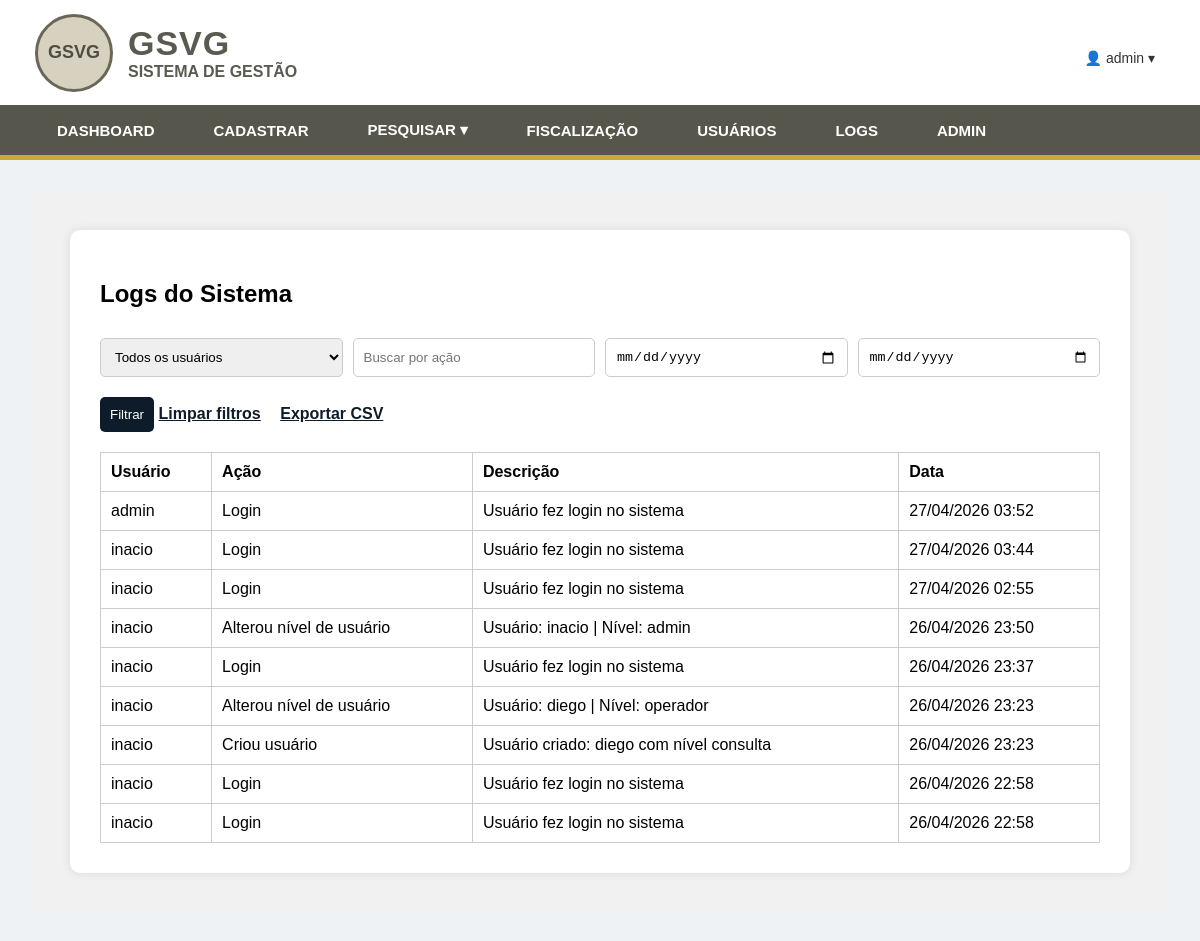
Page /logs/ (signed in) on the earlier database version.
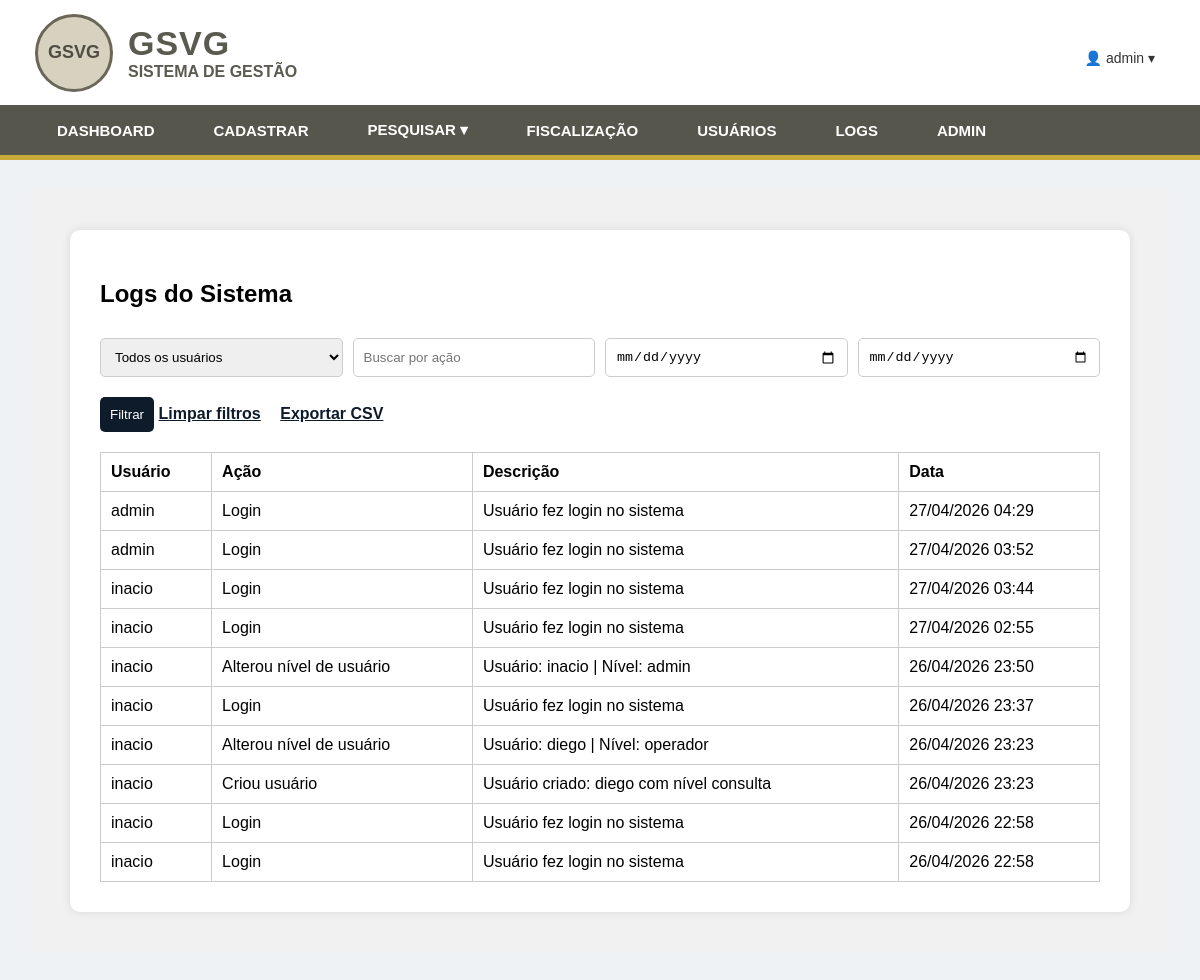
Same page on the later database version.
### cadastro/models.py (models this page shows, shortened)
class LogAcao(models.Model):
    usuario = models.ForeignKey(User, on_delete=models.SET_NULL, null=True)
    acao = models.CharField(max_length=100)
    descricao = models.TextField()
    data = models.DateTimeField(auto_now_add=True)

### cadastro/views.py (the view)
# urls.py: path('logs/', logs),
@login_required
@permissao_requerida('logs')
def logs(request):
    usuario_id = request.GET.get('usuario', '')
    acao = request.GET.get('acao', '')
    data_inicio = request.GET.get('data_inicio', '')
    data_fim = request.GET.get('data_fim', '')
    logs = LogAcao.objects.all().order_by('-data')
    usuarios = User.objects.all().order_by('username')
    if usuario_id:
        logs = logs.filter(usuario_id=usuario_id)
    if acao:
        logs = logs.filter(acao__icontains=acao)
    if data_inicio:
        logs = logs.filter(data__date__gte=data_inicio)
    if data_fim:
        logs = logs.filter(data__date__lte=data_fim)
    return render(request, 'cadastro/logs.html', {
        'logs': logs,
        'usuarios': usuarios,
        'usuario_id': usuario_id,
        'acao': acao,
        'data_inicio': data_inicio,
        'data_fim': data_fim,
    })

### cadastro/views.py (called while the page is built)
def tem_permissao(usuario, rota):
    if not usuario.is_authenticated:
        return False
    if usuario.is_superuser:
        return True
    return PermissaoUsuario.objects.filter(
        usuario=usuario,
        pagina__rota=rota,
        liberado=True
    ).exists()

def permissao_requerida(rota):
    def decorator(view_func):
        @wraps(view_func)
        def _wrapped_view(request, *args, **kwargs):
            if not tem_permissao(request.user, rota):
                return redirect('/sem-permissao/')
            return view_func(request, *args, **kwargs)
        return _wrapped_view
    return decorator

### templates/cadastro/logs.html (shortened to what this page needs)
{% extends 'cadastro/base.html' %}
{% block content %}
<div class="pagina">
<div class="box">
<h2>Logs do Sistema</h2>
<form method="get">
<div class="filtros">
<select name="usuario">
<option value="">Todos os usuários</option>
</select>
<input type="text" name="acao" value="{{ acao }}" placeholder="Buscar por ação">
<input type="date" name="data_inicio" value="{{ data_inicio }}">
<input type="date" name="data_fim" value="{{ data_fim }}">
</div>
<div class="acoes">
<button type="submit">Filtrar</button>
<a href="/logs/">Limpar filtros</a>
<a href="/exportar-logs/">Exportar CSV</a>
</div>
</form>
<table>
<tr>
<th>Usuário</th>
<th>Ação</th>
<th>Descrição</th>
<th>Data</th>
</tr>
{% for log in logs %}
<tr>
<td>{{ log.usuario.username }}</td>
<td>{{ log.acao }}</td>
<td>{{ log.descricao }}</td>
<td>{{ log.data|date:"d/m/Y H:i" }}</td>
</tr>
{% empty %}
<tr>
<td colspan="4">Nenhum log encontrado.</td>
</tr>
{% endfor %}
</table>
</div>
</div>
{% endblock %}

### templates/cadastro/base.html (shortened to what this page needs)
<!DOCTYPE html>
<html lang="pt-br">
<head>
</head>
<body>
<header class="top-header">
    <div class="logo-area">
        <div class="logo-circle">GSVG</div>
        <div class="logo-texto">
            <h1>GSVG</h1>
            <span>SISTEMA DE GESTÃO</span>
        </div>
    </div>
    <div class="usuario-menu">
        <button type="button" class="usuario-btn">
            👤 {{ request.user.username }} ▾
        </button>
    </div>
</header>
<nav class="menu-bar">
    <div class="menu">
        <a href="/painel/">DASHBOARD</a>
        <a href="/cadastrar/">CADASTRAR</a>
        <div class="menu-item">
            <a href="#">PESQUISAR ▾</a>
        </div>
	<a href="/fiscalizacao/">FISCALIZAÇÃO</a>
        <a href="/usuarios/">USUÁRIOS</a>
        <a href="/logs/">LOGS</a>
        <a href="/admin/">ADMIN</a>
    </div>
</nav>
<main class="conteudo">
    {% block content %}
    {% endblock %}
</main>
</body>
</html>

### templates/cadastro/base.html (style rules this page uses)
body { margin: 0; font-family: Arial, sans-serif; background: #eef2f5; }
.top-header { height: 105px; background: #ffffff; display: flex; align-items: center; justify-content: space-between; padding: 0 35px; box-sizing: border-box; }
.logo-area { display: flex; align-items: center; gap: 15px; }
.logo-circle { width: 72px; height: 72px; border-radius: 50%; background: #d6d2bf; border: 3px solid #6b6758; display: flex; align-items: center; justify-content: center; font-weight: bold; color: #4f4d43; font-size: 18px; }
.logo-texto h1 { margin: 0; color: #5b5a50; font-size: 34px; font-weight: 800; letter-spacing: 1px; }
.logo-texto span { color: #5b5a50; font-size: 16px; font-weight: bold; }
.usuario-menu { position: relative; }
.usuario-btn { background: none; border: none; color: #333; font-size: 14px; cursor: pointer; }
.menu-bar { height: 50px; background: #57564c; border-bottom: 5px solid #c7aa38; display: flex; align-items: center; padding: 0 35px; }
.menu { display: flex; align-items: center; height: 100%; }
.menu a { color: white; text-decoration: none; padding: 0 22px; height: 50px; display: flex; align-items: center; font-weight: bold; font-size: 15px; box-sizing: border-box; transition: background-color 0.15s ease; }
.menu a, .menu a:hover { transform: none !important; }
.menu-item { position: relative; height: 100%; display: flex; align-items: center; }
.conteudo { padding: 30px; }

### templates/cadastro/logs.html (style rules this page uses)
.pagina { background:#f1f1f1;padding:40px }
.box { background:white;padding:30px;border-radius:10px;max-width:1200px;margin:auto;box-shadow:0 0 10px rgba(0,0,0,.1) }
input,select,button { padding:10px;margin-top:10px;border:1px solid #ccc;border-radius:5px }
button { background:#0d1b2a;color:white;border:none;cursor:pointer }
table { width:100%;border-collapse:collapse;margin-top:20px }
th,td { padding:10px;border:1px solid #ccc;text-align:left }
.filtros { display:grid;grid-template-columns:1fr 1fr 1fr 1fr;gap:10px }
.acoes { margin-top:10px }
a { color:#0d1b2a;font-weight:bold;margin-right:15px }

Differences in the rows shown:
added LogAcao: usuario.username "admin", acao "Login", descricao "Usuário fez login no sistema", data "27/04/2026 04:29"
